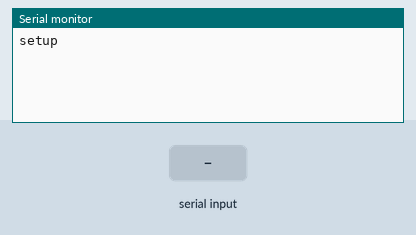
This sketch was run on a simulated Arduino Uno, built with avr-gcc and run on an emulated ATmega328P. Shown: the last lines printed to the serial monitor. The test bench sets the inputs (shaded band).

Above: at 1.2 s.
1.3 s: "1" received over the second serial link
At 4.0 s:
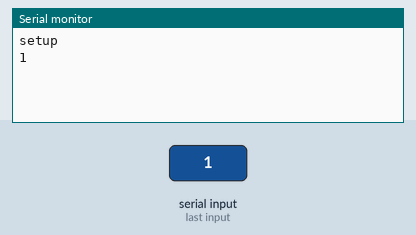
4.3 s: "0" received over the second serial link
At 5.6 s:
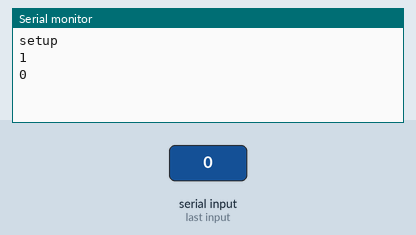
5.8 s: "2" received over the second serial link
At 8.4 s:
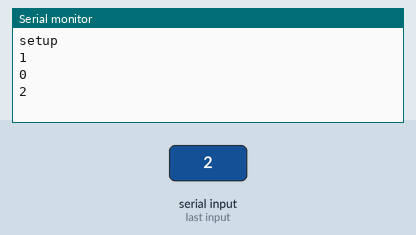

The sketch:

continus_mode.ino
```cpp
#include <Arduino.h>
#include <SoftwareSerial.h>
//#include "rg15arduino.h"
#include "Stream.h"

String response;
SoftwareSerial mySerial(7, 8); // RX, TX

//RG15Arduino rg15;
String getAvailable()
{

  }

//bool RG15Arduino::setBaud(int baudCode) {
//    stream->write("b ");
//    stream->write(baudCode);
//    stream->write('\n');
//    String response = stream->readStringUntil('\n');
//    return response.charAt(2) == baudCode;
//}


//bool RG15Arduino::sendCommandLetter(char a) {
//    stream->write(a);
//    stream->write('\n');
//    String response = stream->readStringUntil('\n');
//    return response.charAt(0) == a;
//}


void setup() {
    Serial.begin(9600);
    Stream* stream;


    Serial.println("setup");
    mySerial.begin(9600);

}

void loop() {

    mySerial.write("/0");
    String response=mySerial.readString();

    Serial.println(response);
    delay(1000);

   // else{
      // Serial.println("not available");
      // delay(1000);
     // }
}
```

Measured:
- after the input at 1.3 s, the serial monitor: prints a new line after 1.7 s (image 1)
- after the input at 4.3 s, the serial monitor: prints a new line after 1.0 s (image 2)
- after the input at 5.8 s, the serial monitor: prints a new line after 1.5 s (image 3)
